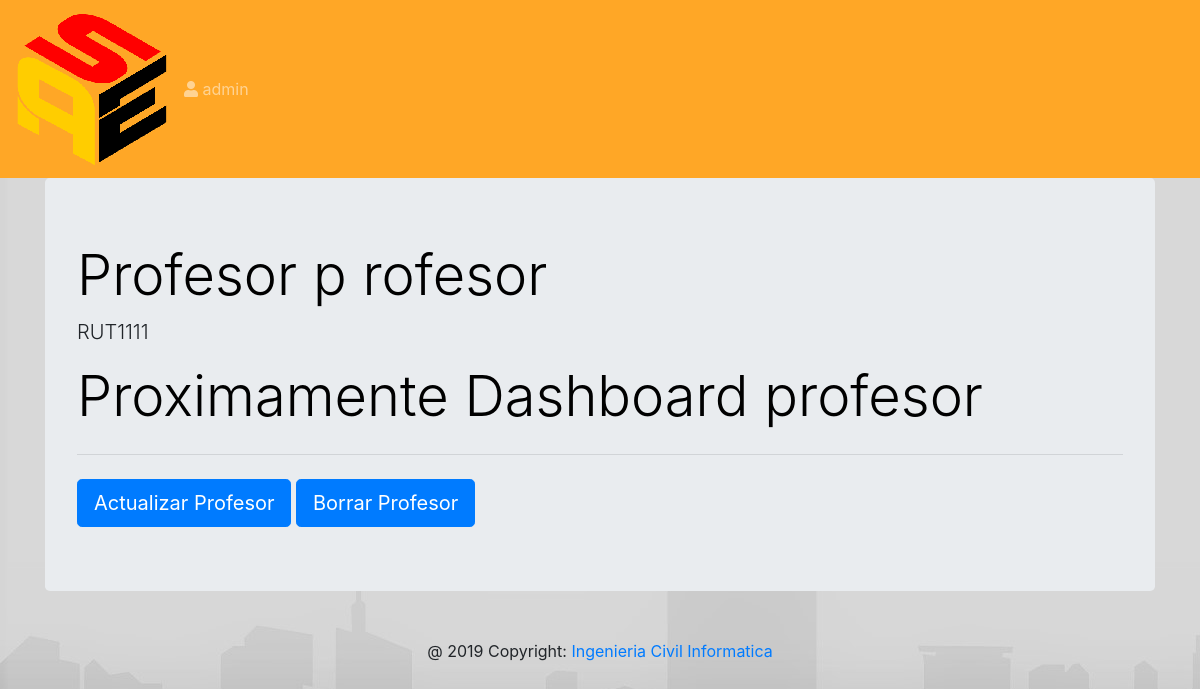
Page /profesor/1/ (signed in) on the committed database.
### Registro/models.py (models this page shows, shortened)
class Profesor(models.Model):
	user = models.OneToOneField(User, on_delete=models.CASCADE, blank=True, null=True)
	GENDER_CHOICES = (
        ('M', 'Male'),
        ('F', 'Female'),
    )
	rut=models.CharField(max_length=10)
	tipouser=models.PositiveIntegerField(blank=True, null=True)
	usercreado=models.PositiveIntegerField(default=0, blank=True, null=True)
	nombre=models.CharField(max_length=20)
	apellido=models.CharField(max_length=20)
	fechanacimiento=models.DateTimeField()
	sexo = models.CharField(max_length=1,choices=GENDER_CHOICES)
	responsabilidad = models.BooleanField()
	colegio_pertenece = models.ForeignKey(Colegio,on_delete=models.CASCADE)
	profesores=models.Manager()

### Registro/views.py (the view)
# urls.py: re_path(r'^profesor/(?P<pk_profesor>\d+)/$', views.DetalleProfesorView.as_view(), name='detalle_profesor'),
class DetalleProfesorView(LoginRequiredMixin,TemplateView):
	def get(self,request,**kwargs):
		nombre=kwargs["pk_profesor"]
		return render(request,'detalleprofesor.html',{'profesor': Profesor.profesores.get(id=nombre)})

### Registro/templates/detalleprofesor.html
{% extends 'base.html' %}
{% block content %}
<div class="jumbotron">
	<h1 class="display-4">Profesor {{profesor.nombre}} {{profesor.apellido}}</h1>
	<p class="lead">RUT{{profesor.rut}}</p>
	<h1 class="display-4">Proximamente Dashboard profesor</h1>
	<hr class="my-4">
	<a class="btn btn-primary btn-lg" href="/profesor/{{profesor.id}}/update" role="button">Actualizar Profesor</a>
	<a class="btn btn-primary btn-lg" href="/profesor/{{profesor.id}}/delete" role="button">Borrar Profesor</a>
</div>
{% endblock %}

### Registro/templates/navbar.html (shortened to what this page needs)
{% load staticfiles %}
<nav class="navbar navbar-expand-lg navbar-dark" style="background-color: #ffa726;">
	<a class="navbar-brand" href="{% url 'index' %}"><img id="brand-image"  src="{% static 'images/Logo152.png' %}" /></a>
	<div class="collapse navbar-collapse" id="navbarNav">
		<ul class="navbar-nav mr-auto">
		{% if user.is_authenticated %}
<span class="navbar-text">
	<i alt="Website Logo" class="fas fa-user"></i> {{ user.username }}
</span>
{% endif %}
</div>
</nav>

### Registro/static/css/Registro.css (style rules this page uses)
h1 { color: #000000 }

### rows in the picture
Profesor: nombre "p", apellido "rofesor", rut "1111"

### other values in the picture
{{ user.username }} "admin"
